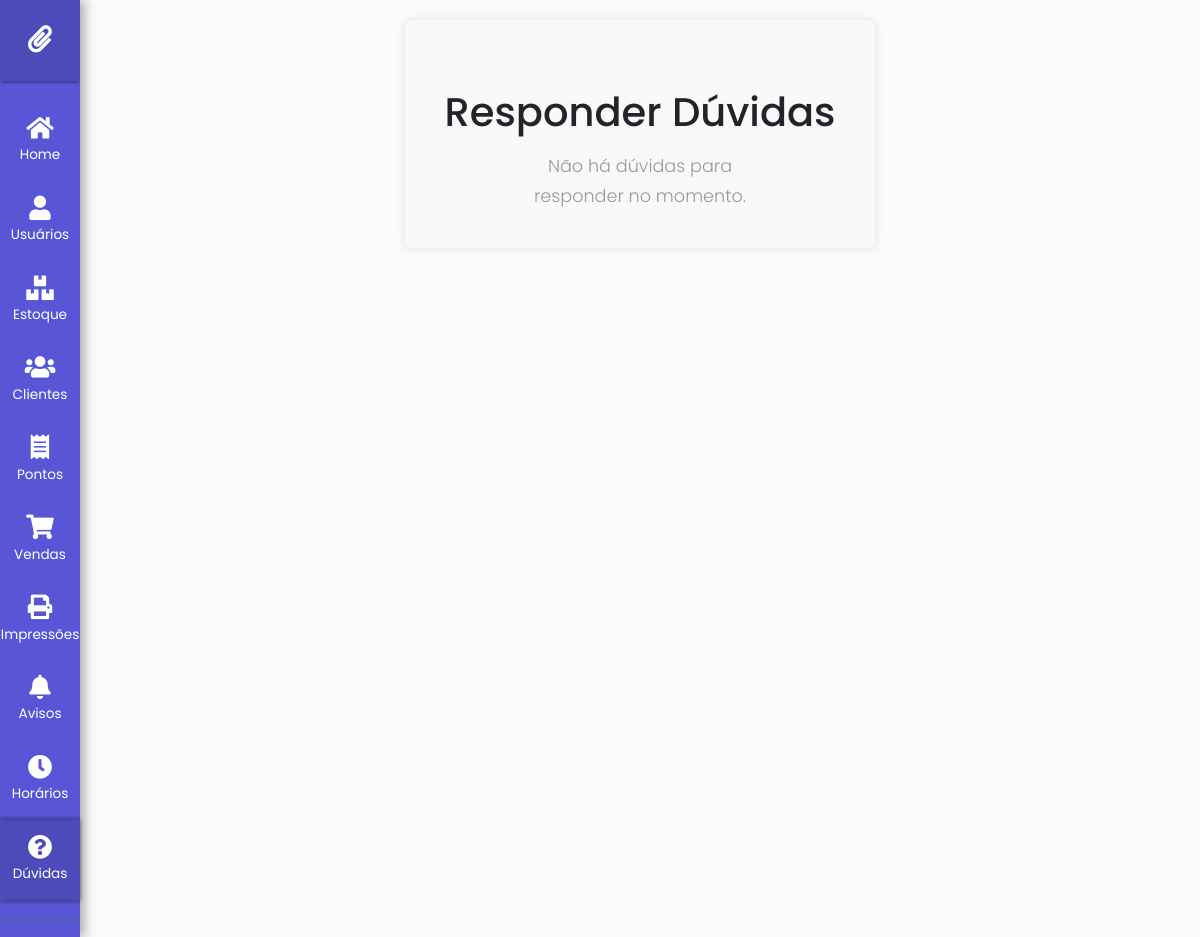
/duvidas/ (signed in), run on an earlier commit of the app's database.
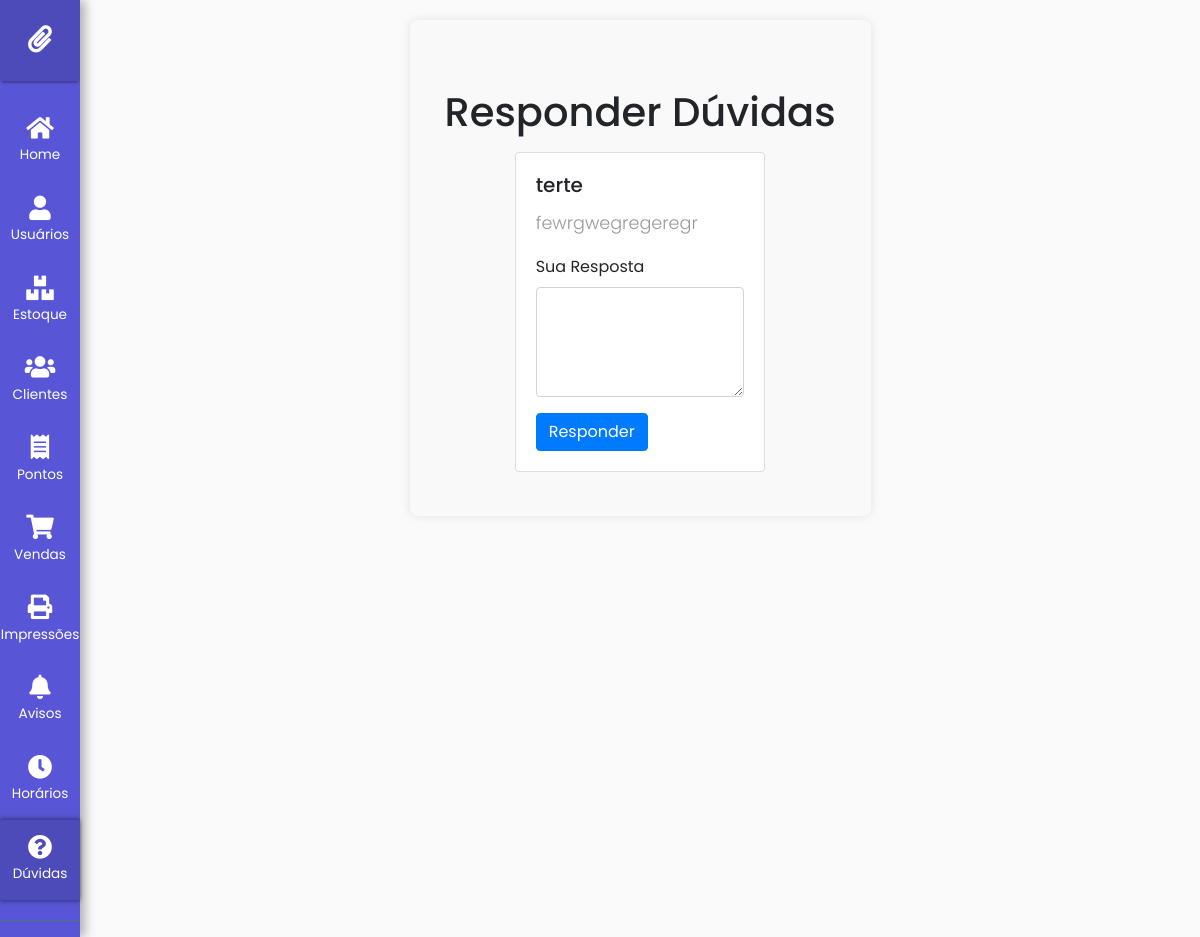
And on a later commit of the database.
### duvidas/models.py (models this page shows, shortened)
class Duvida(models.Model):
    nome = models.CharField(max_length=100)
    email = models.EmailField()
    mensagem = models.TextField()
    respondida = models.BooleanField(default=False)
    resposta = models.TextField(blank=True, null=True)
    data_criacao = models.DateTimeField(auto_now_add=True)

### duvidas/views.py (the view)
# urls.py: path('', views.responder_duvidas, name='responder_duvidas'),
@user_passes_test(is_admin)
def responder_duvidas(request):
    duvidas = Duvida.objects.filter(respondida=False)  # Filtra dúvidas não respondidas
    if request.method == 'POST':
        form = ResponderDuvidaForm(request.POST)
        if form.is_valid():
            duvida_id = request.POST.get('duvida_id')
            duvida = get_object_or_404(Duvida, id=duvida_id)
            duvida.resposta = form.cleaned_data['resposta']
            duvida.respondida = True
            duvida.save()
            subject = 'Resposta à sua dúvida'
            message = f"""
            Olá {duvida.nome},

            Você nos enviou a seguinte dúvida:
            {duvida.mensagem}

            Nossa resposta:
            {duvida.resposta}

            Se você tiver mais alguma dúvida, não hesite em nos contatar.

            Atenciosamente,
            Equipe Papelaria
            """
            try:
                send_mail(
                    subject,
                    message,
                    'admin@papelaria.com',
                    [duvida.email],
                    fail_silently=False,
                )
            except BadHeaderError:
                messages.error(request, 'Erro ao enviar o email. A dúvida foi marcada como respondida, mas o email não pôde ser enviado.')
                return redirect('duvidas:responder_duvidas')
            except Exception as e:
                messages.error(request, f'Erro ao enviar o email. A dúvida foi marcada como respondida, mas o email não pôde ser enviado.')
                return redirect('duvidas:responder_duvidas')
            messages.success(request, 'Dúvida respondida e email enviado com sucesso.')
            return redirect('duvidas:responder_duvidas')
    else:
        form = ResponderDuvidaForm()
    return TemplateResponse(request, 'responder_duvidas.html', {'duvidas': duvidas, 'form': form})

### duvidas/forms.py
class ResponderDuvidaForm(forms.ModelForm):
    class Meta:
        model = Duvida
        fields = ['resposta']

### duvidas/views.py (called while the page is built)
def is_admin(user):
    return user.is_staff

### duvidas/templates/responder_duvidas.html (shortened to what this page needs)
{% extends base_template %}
{% block body %}
<div class="usuarios-container">
<div class="container mt-5">
    <h1 class="text-center mb-3">Responder Dúvidas</h1>
    <div class="row justify-content-center">
        <div class="col-md-8">
            {% if duvidas %}
                <div class="row">
                    {% for duvida in duvidas %}
                    <div class="col-md-12">
                        <div class="card mb-4">
                            <div class="card-body">
                                <h5 class="card-title">{{ duvida.nome }}</h5>
                                <p class="card-text">{{ duvida.mensagem }}</p>
                                <form method="post">
                                    <div class="form-group">
                                        <label for="resposta_{{ duvida.id }}">Sua Resposta</label>
                                        <textarea id="resposta_{{ duvida.id }}" name="resposta" class="form-control" rows="4"></textarea>
                                    </div>
                                    <button type="submit" class="btn btn-primary">Responder</button>
                                </form>
                            </div>
                        </div>
                    </div>
                    {% endfor %}
                </div>
            {% else %}
                <p class="text-center">Não há dúvidas para responder no momento.</p>
            {% endif %}
        </div>
    </div>
</div>
</div>
{% endblock %}

What changed in the data, as far as the page shows it:
added Duvida: nome "terte", mensagem "fewrgwegregeregr"
Also different on the page:
text no longer shown: "Não há dúvidas para responder no momento."
